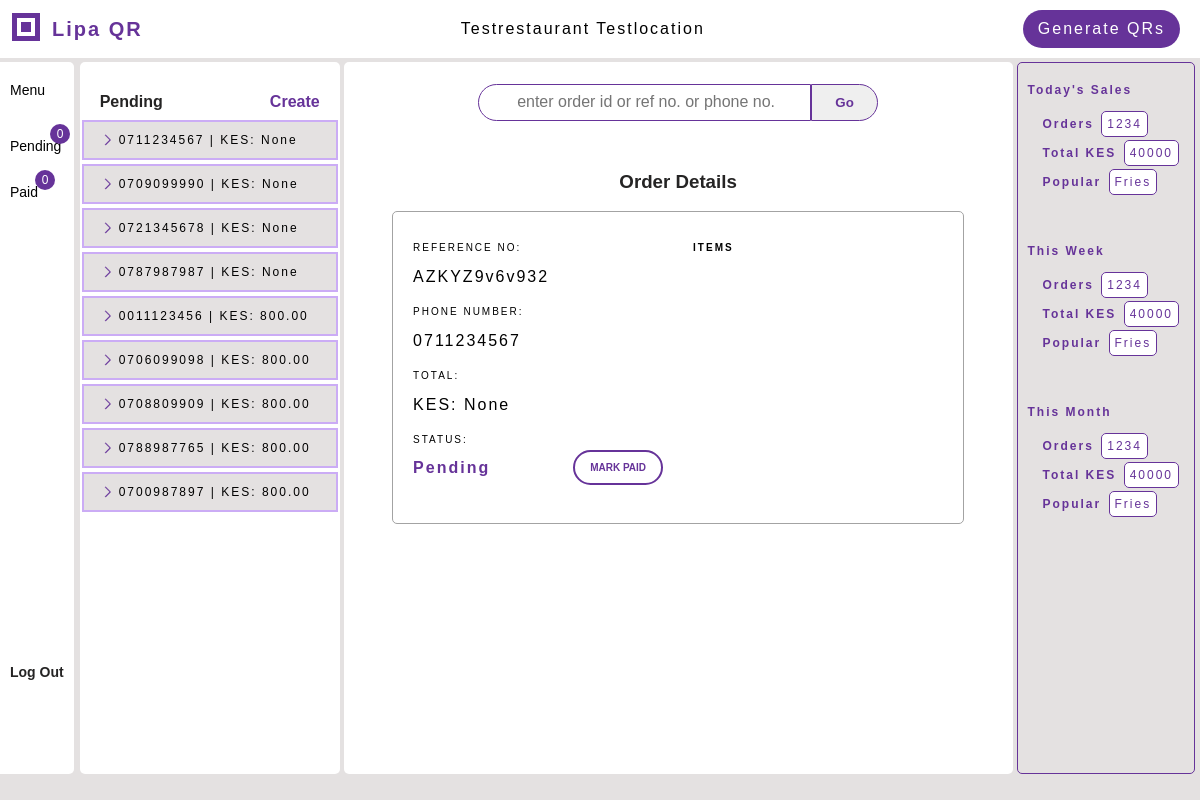
Before: /pending/ (signed in) with the older database file.
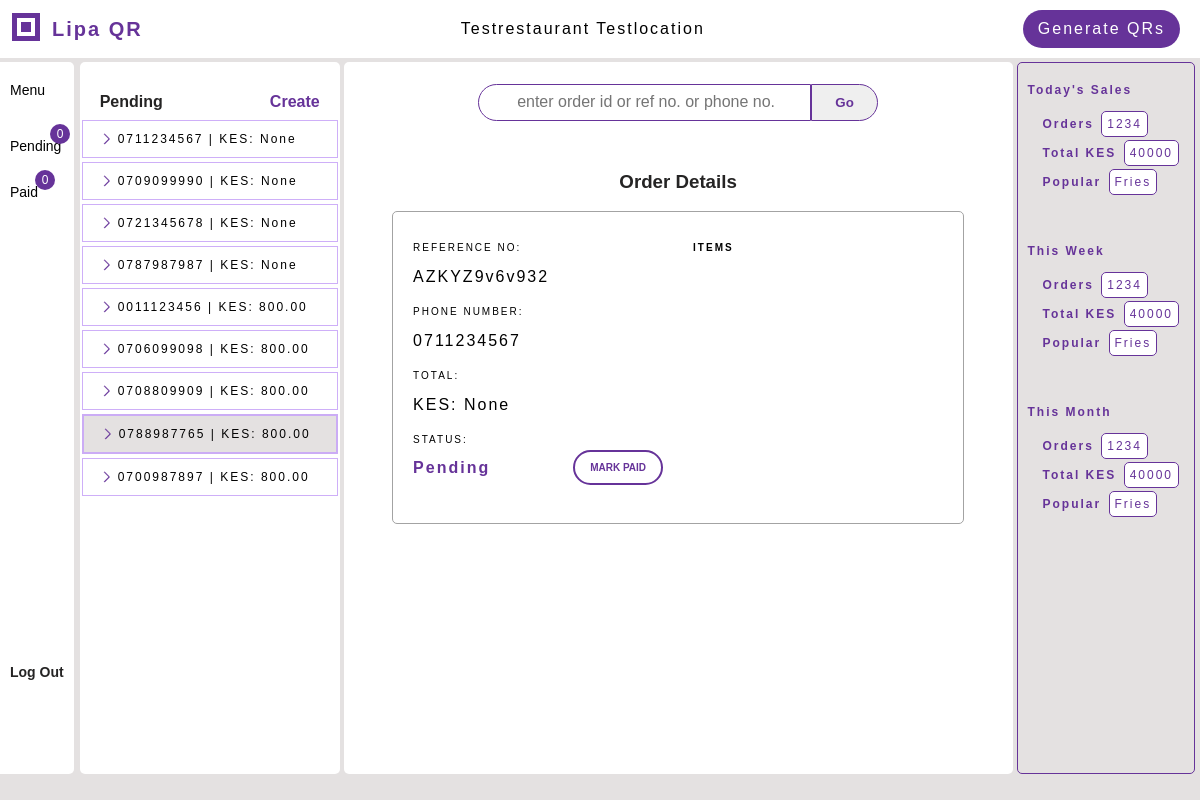
After: the same page with the newer database file.
### menus/models.py (models this page shows, shortened)
class Restaurant(models.Model):
    restaurant_id = models.AutoField(primary_key=True)
    name = LowercaseTextField(max_length=100, null=True, blank=False)
    location = LowercaseTextField(max_length=50, null=True, blank=False)
    email = models.EmailField(unique=True, null=True, blank=False)
    phone_number = PhoneNumber(max_length=15, null=True, blank=False)
    till_number = models.IntegerField(null=True, blank=False)
    created_by = models.OneToOneField(User, on_delete=models.SET_NULL, null=True)

class Order(models.Model):
    order_id = models.AutoField(primary_key=True)
    reference_number = models.CharField(unique=True, max_length=20)
    table_number = models.IntegerField(null=True, blank=False)
    phone_number = PhoneNumber(max_length=15, null=True, blank=False)
    restaurant = models.ForeignKey(Restaurant, related_name="orders", on_delete=models.SET_NULL, null=True, blank=True)
    total_amount = models.DecimalField(decimal_places=2, max_digits=10, null=True, default=None)
    paid = models.BooleanField(default=False)
    new = models.BooleanField(default=True)
    @property
    def items_ordered(self):
        return self.ordered_items.all()

### qrgenerator/views_dashbord.py (the view)
# urls.py: path('pending/', views_dashbord.pending_orders, name='pending'),
def pending_orders(request, order_id=None):
    restaurant = request.user.restaurant
    if not restaurant:
        return HttpResponseForbidden('Access Denied')
    orders = restaurant.orders.filter(paid=False).order_by('order_id')
    context = get_orders_context(order_id, orders, restaurant)
    return render(request, 'qrgenerator/pending.html', context)

### qrgenerator/views_dashbord.py (called while the page is built)
def get_orders_context(order_id, orders, restaurant):
    context = {
        'orders': orders, 'display_order': orders.first(), 'restaurant': restaurant,
        }
    if order_id and (display_order := Order.get(unique_value=order_id)):
        display_order.new = False
        display_order.save()
        context['display_order'] = display_order
    return context

### qrgenerator/templates/qrgenerator/pending.html (shortened to what this page needs)
{% extends 'qrgenerator/dashbord.html' %}
{% block menu_elements %}
<div class="menu-elements bg-white">
    <div class="elements-top">
        <div class="elements-title">Pending</div>
        <a target="_blank" href="{% url 'qrgenerator:create_order' restaurant.restaurant_id %}"><span class="create-order">Create</span></a>
    </div>
    <div class="elements-wrapper">
        {% if orders %}
        {% for order in orders %}
        <a href="{% url 'qrgenerator:pending' order.order_id %}">
        <div class="element-highlight {% if order.new %}is-new{% endif %}">
            <span class="item-name item-property">
            {{ order.phone_number }} | KES: {{ order.total_amount }}
            </span>
        </div>
        </a>
        {% endfor %}
        {% endif %}
    </div>
</div>
{% endblock %}
{% block workspace %}
    <div class="form-wrapper">
        <div class="form-title"><h3>Order Details</h3></div>
        <div class="order-summary">
            {% if display_order %}
            <div class="width-250">
                <div class="input-wrapper">
                    <div class="label">Reference no:</div>
                    <div class="form-input"> {{ display_order.reference_number }} </div>
                </div>
                <div class="input-wrapper">
                    <div class="label">Phone Number:</div>
                    <div class="form-input"> {{ display_order.phone_number }}</div>
                </div>
                <div class="input-wrapper"><div class="label">Total:</div>
                    <div class="form-input">KES:  {{ display_order.total_amount }}</div>
                </div>
                <div class="input-wrapper">
                    <div class="label">Status:</div>
                    <div class="status"> {% if not display_order.paid %}Pending{% endif %}
                        <form method="POST" action="{% url 'qrgenerator:mark_paid' %}" class="paid-btn-wrapper">
                            <button type="submit" class="mark-paid">Mark Paid</button>
                        </form>
                    </div>
                </div>
                <br>
            </div>
            <div class="width-250 padding-left-10">
            <div class="label items-title">Items</div>
            </div>
            {% else %}
            <p>No Orders at the moment</p>
            {% endif %}
        </div>
</div>
{% endblock %}

### qrgenerator/templates/qrgenerator/dashbord.html (shortened to what this page needs)
<!DOCTYPE html>
<html lang="en">
<head>
    {% load static %}
    <link rel="stylesheet" href="{% static 'qrgenerator/accounts.css' %}">
    <link rel="stylesheet" href="{% static 'qrgenerator/workspace.css' %}">
    <link rel="stylesheet" href="{% static 'qrgenerator/stats.css' %}">
    <link rel="stylesheet" href="{% static 'qrgenerator/print.css' %}">
        <link rel="stylesheet" href="{% static 'qrgenerator/dashbord_mobile.css' %}">
</head>
<body>
<section class="page-header np">
        <div class="header-top">
            <div class="page-title">
                <div class="logo">
                    <svg width="32" height="32" xmlns="http://www.w3.org/2000/svg">
                        <rect x="2" y="2" width="28" height="28" fill="rebeccapurple" />
                        <rect x="7" y="7" width="18" height="18" fill="white" />
                        <rect x="11" y="11" width="10" height="10" fill="rebeccapurple" />
                    </svg>
                </div>
                <div>
                <span id="lipa">Lipa</span> <span id="q">Q</span><span>R</span>
                </div>
            </div>
            <div class="restaurant-name">
                {% if restaurant %}
                {{restaurant.name.capitalize }} {{restaurant.location.capitalize}}
                {% endif %}
            </div>
            <div class="header-right">
                <a href="{% url 'qrgenerator:get_qrs' %}">
                    <div class="gen-codes">Generate QRs</div>
                </a>
            </div>
        </div>
</section>
<section class="main-section">
    <div class="main-section-left bg-light-gray np">
        <div class="menu-left bg-white">
            <div class="menu-left-first">
                {% block menu %}
                <div class="menu-left-item">
                    <a href="{% url 'qrgenerator:menu' %}">Menu</a>
                </div>
                {% endblock %}
                {% block pending %}
                <div class="menu-left-item">
                    <a href="{% url 'qrgenerator:pending' %}">Pending
                        <span id="incoming-pending" class="incoming">0</span>
                    </a>
                </div>
                {% endblock %}
                {% block paid %}
                <div class="menu-left-item">
                    <a href="{% url 'qrgenerator:paid' %}">Paid
                        <span id="incoming-paid" class="incoming">0</span>
                    </a>
                </div>
                {% endblock %}
            </div>
            <div class="menu-left-item">
                <div class="dash-logout">
                    <a href="{% url 'qrgenerator:logout' %}"><div>Log Out</div></a>
                </div>
            </div>
        </div>
        {% block menu_elements %}{% endblock %}
    </div>
    <div class="workspace">
        <div id="search-wrapper" class="np">
            <form action="{% url 'qrgenerator:search_order' %}" method="post" id="search-form">
                <div id="query-wrapper">
                    <input type="search" name="query" id="input-search" required placeholder="Enter order id or ref no. or phone no.">
                </div>
                <button type="submit" id="button-search">Go</button>
            </form>
        </div>
        {% block workspace %}{% endblock %}
    </div>
    <div class="stats np">
        <div class="stats-item">
            <div class="stats-item-title">Today's Sales</div>
            <div class="stat-details">
                <div class="orders-sold stat-wrapper margin-small">
                    <span class="bold">Orders</span>
                    <span class="stat-value">1234</span>
                </div>
                <div class="total-value stat-wrapper margin-small">
                    <span class="bold faded-black">Total KES</span>
                    <span class="stat-value">40000</span>
                    </div>
                <div class="average stat-wrapper margin-small">
                    <span class="bold faded-black">Popular</span>
                    <span class="stat-value">Fries</span>
                </div>
            </div>
        </div>
        <div class="stats-item">
            <div class="stats-item-title">This Week</div>
            <div class="stat-details">
                <div class="orders-sold margin-small">
                    <span class="bold">Orders</span>
                    <span class="stat-value">1234</span>
                </div>
                <div class="total-value margin-small">
                    <span class="bold faded-black">Total KES</span>
                    <span class="stat-value">40000</span>
                    </div>
                <div class="average margin-small">
                    <span class="bold faded-black">Popular</span>
                    <span class="stat-value">Fries</span>
                </div>
            </div>
        </div>
        <div class="stats-item">
            <div class="stats-item-title">This Month</div>
            <div class="stat-details">
                <div class="orders-sold margin-small">
                    <span class="bold">Orders</span>
                    <span class="stat-value">1234</span>
                </div>
                <div class="total-value margin-small">
                    <span class="bold faded-black">Total KES</span>
                    <span class="stat-value">40000</span>
                    </div>
                <div class="average margin-small">
                    <span class="bold faded-black">Popular</span>
                    <span class="stat-value">Fries</span>
                </div>
            </div>
        </div>
    </div>
</section>
</body>
</html>

### qrgenerator/static/qrgenerator/accounts.css (style rules this page uses)
:root { --background-color: #fceae0; --light-background: rgb(228, 225, 225); --dark-gray: #2a353d; --white: #ffffff; --black: #000000; --accent-b: #f35217; --brown: #862603; --gray: rgb(163, 163, 163); --info-orange: rgb(236, 155, 4); --green: green; --light-green: rgb(17, 18, 19); --faded-black: rgb(37, 36, 36); --light-purple:rgb(201, 167, 248, 0.9); }
body { background-color: rgb(228, 225, 225); font-family: Arial, sans-serif; letter-spacing: 2px; font-size: 16px; padding: 0; margin: 0; box-sizing: border-box; min-height: 100%; }
.page-header { display: flex; flex-direction: column; justify-content: flex-start; height: fit-content; width: 100%; box-sizing: border-box; margin-bottom: 4px; box-sizing: border-box; }
.header-top { padding: 10px 0px; padding-left: 10px; padding-right: 0; display: flex; align-items: center; width: 100%; height: 100%; justify-content: space-between; box-sizing: border-box; gap: 10px; background: var(--white); }
.page-title { color: rebeccapurple; display: flex; gap: 10px; align-items: center; justify-content: flex-start; font-size: 20px; }
.header-right { display: flex; justify-content: flex-end; }
.gen-codes { padding: 10px 15px; border-radius: 20px; margin-right: 20px; box-sizing: border-box; background: rebeccapurple; color: white; min-height: fit-content; }
.page-title { font-weight: bold; white-space: nowrap; }
.restaurant-name { white-space: nowrap; }
.main-section { display: flex; align-items: flex-start; justify-content: flex-start; gap: 4px; height: 89vh; width: 100%; box-sizing: border-box; }
.main-section-left { display: flex; flex-wrap: nowrap; gap: 2px; width: fit-content; box-sizing: border-box; height: 100%; background: var(--white); }
.menu-left { height: 100%; padding-left: 10px; display: flex; flex-direction: column; justify-content: space-between; margin-right: 4px; padding-right: 10px; border-radius: 0 5px 5px 0; padding-top: 10px; box-sizing: border-box; letter-spacing: normal; }
.menu-left-item { margin-bottom: 20px; padding: 10px 0px; text-align: left; font-size: 14px; display: flex; align-items: center; justify-content: flex-start; flex-wrap: nowrap; white-space: nowrap; }
.incoming { display: flex; align-items: center; justify-content: center; font-size: 12px; height: 20px; width: 20px; background: rebeccapurple; border: none; border-radius: 50%; color: white; position: relative; left: 40px; bottom: 30px; margin-bottom: -30px; }
#incoming-paid { left: 25px; }
.dash-logout { justify-self: flex-end; height: 10vh; font-weight: bold; color: var(--faded-black); }
.menu-elements { display: flex; flex-direction: column; flex-wrap: nowrap; align-items: flex-start; justify-content: flex-start; border-radius: 5px; }
.elements-top { color: rebeccapurple; font-weight: bold; display: flex; align-items: flex-end; justify-content: space-between; width: 100%; height: 60px; letter-spacing: normal; padding: 5px 20px; box-sizing: border-box; }
.elements-title { padding-bottom: 2px; color: var(--faded-black); }
.elements-wrapper { text-align: left; height: 100%; width: 260px; overflow-y: auto; }
.elements-wrapper > a { display: flex; align-items: center; flex-wrap: nowrap; white-space: nowrap; box-sizing: border-box; }
.element-highlight { display: flex; align-items: center; flex-wrap: nowrap; gap: 4px; justify-content: flex-start; white-space: nowrap; font-size: 12px; padding:10px 0px 10px 15px; box-sizing: border-box; border: 1px solid var(--light-purple); margin: 2px; width: 100%; }
.is-new { background: var(--light-background); border: 2px solid var(--light-purple); margin: 2px; box-sizing: border-box; }
.bg-light-gray { background: rgb(228, 225, 225); }
.bg-white { background: var(--white); }
a { text-decoration: none; color: inherit; cursor: pointer; }
button { cursor: pointer; }
.item-property { margin-right: 5px; }
.create-order { display: block; color: rebeccapurple; font-weight: bold; letter-spacing: normal; margin-bottom: 2px; }

Changed rows visible on the page:
changed Order "AZKYZ9v6v932": new True → False (drawn)
changed Order (number 2 of 9 on the later page): new True → False (drawn)
changed Order (number 3 of 9 on the later page): new True → False (drawn)
changed Order (number 4 of 9 on the later page): new True → False (drawn)
changed Order (number 5 of 9 on the later page): new True → False (drawn)
changed Order (number 6 of 9 on the later page): new True → False (drawn)
changed Order (number 7 of 9 on the later page): new True → False (drawn)
changed Order (number 9 of 9 on the later page): new True → False (drawn)
